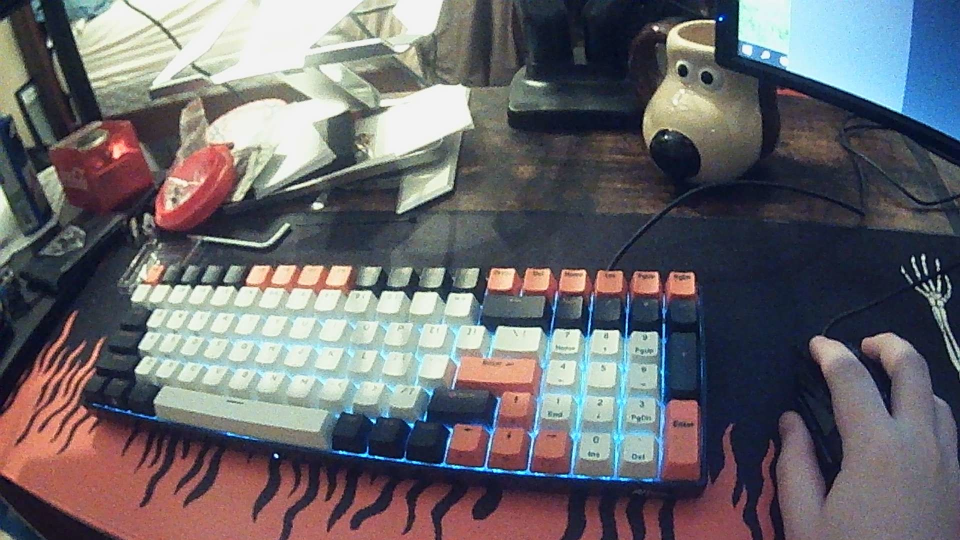
#> input picture img1.jpg, 1920 x 1080 px (shown at 1/2 size)
$ jupyter execute --allow-errors cvnotebook.ipynb
#> lines starting #> are read from the running program, lines starting #| are printed output that depends on the picture
[cell 1]
# https://www.earthdatascience.org/courses/intro-to-earth-data-science/file-formats/use-text-files/format-text-with-markdown-jupyter-notebook/
import cv2 as cv
import numpy as np
import matplotlib as plt
SAMPLES = 800
print(cv.__version__)
img = cv.imread('img1.jpg')
#> img is the input picture: shape (1080, 1920, 3); mean B, G, R 108.8, 104, 105.8

[cell 2]
imgGray = cv.cvtColor(img, cv.COLOR_BGR2GRAY)
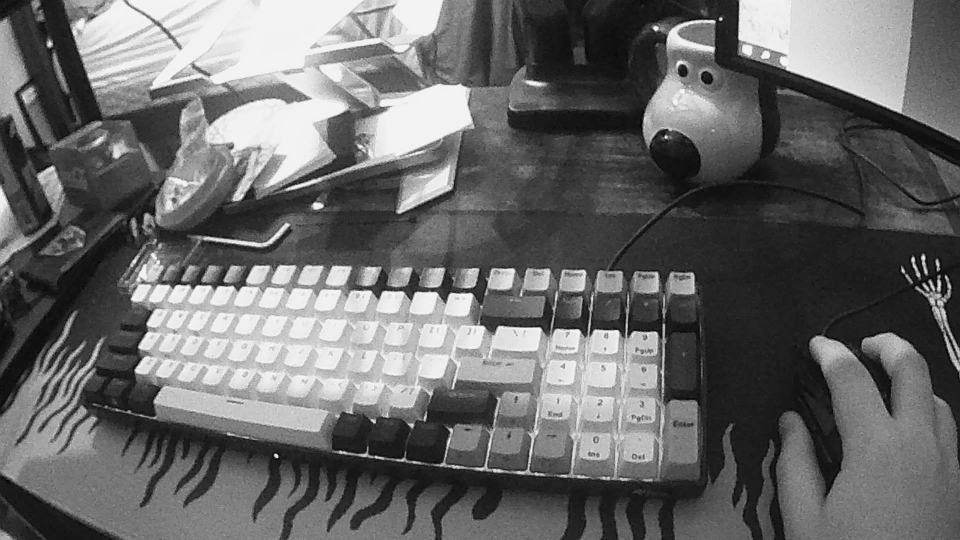
#> imgGray: shape (1080, 1920) (shown at 1/2 size); min 0, max 254, mean 105.1
img_blur = cv.GaussianBlur(imgGray, (3,3), 0)

# [12 lines of commented-out code are left out]
hough = np.empty([1,1,4])
#> (the rest of this cell did not finish here and is left out)

[cell 3]
## Canny Edge Detection
drawn_img=cv.Canny(image=img_blur, threshold1=100, threshold2=200)
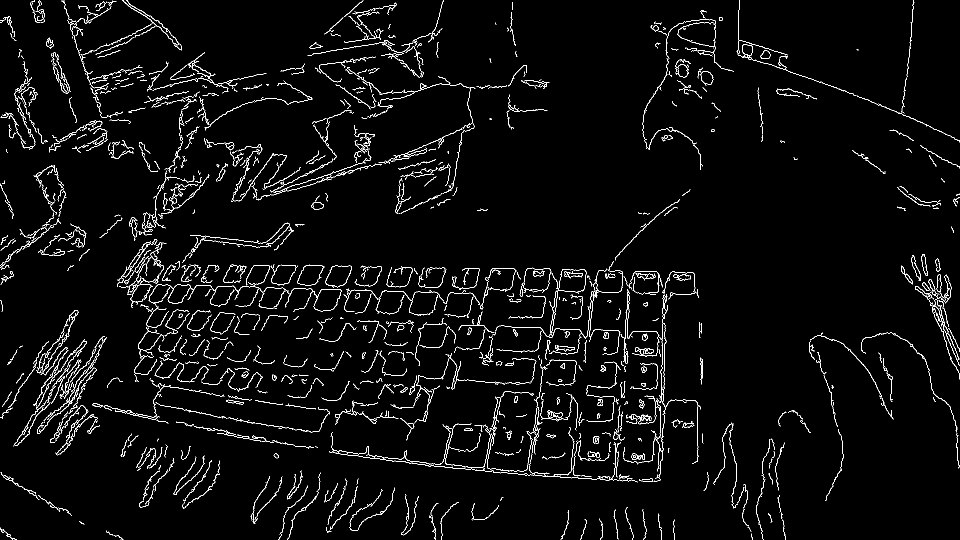
#> drawn_img: shape (1080, 1920) (shown at 1/2 size); 3.3% white in thin lines or dots

[cell 4]
## Line Segment Detector
# #Create default parametrization LSD
lsd = cv.createLineSegmentDetector(0)
#Detect lines in the image
#> (the rest of this cell did not finish here and is left out)

[cell 5]
## Line Segment Detector w/Random Sampling
# #Create default parametrization LSD
lsd = cv.createLineSegmentDetector(0)
#Detect lines in the image
#> (the rest of this cell did not finish here and is left out)

[cell 6]
##Sobel Edges
drawn_img = cv.Sobel(src=img_blur, ddepth=cv.CV_64F, dx=1, dy=0, ksize=5)
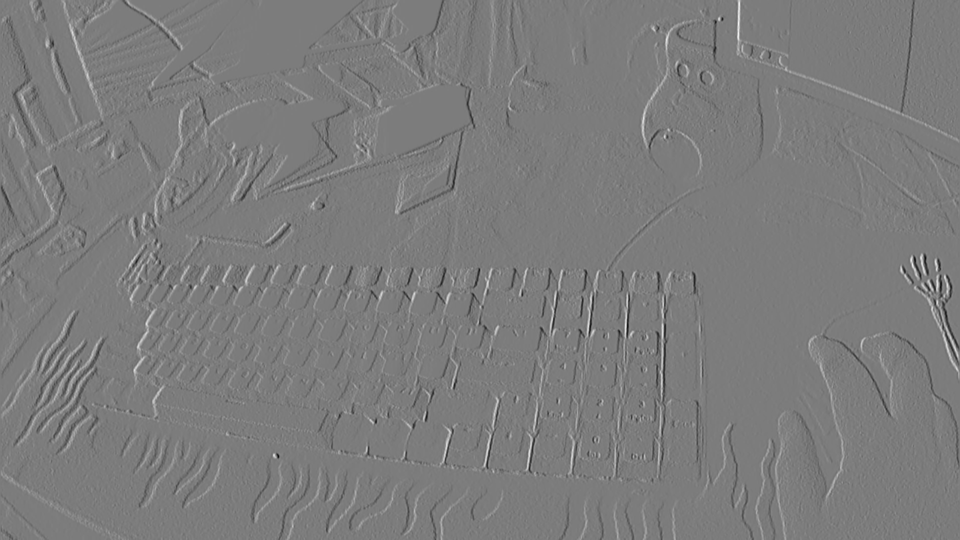
#> drawn_img: shape (1080, 1920) float64 (shown at 1/2 size); min -7715, max 8101, mean -2.5; drawn with min black and max white
